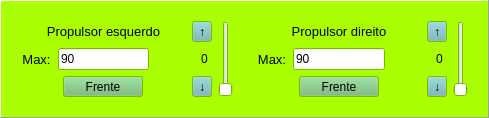
            <widget class="QFrame" name="frame">
             <property name="sizePolicy">
              <sizepolicy hsizetype="Minimum" vsizetype="Preferred">
               <horstretch>0</horstretch>
               <verstretch>4</verstretch>
              </sizepolicy>
             </property>
             <property name="palette">
              <palette>
               <active>
                <colorrole role="Button">
                 <brush brushstyle="SolidPattern">
                  <color alpha="255">
                   <red>109</red>
                   <green>180</green>
                   <blue>180</blue>
                  </color>
                 </brush>
                </colorrole>
                <colorrole role="Base">
                 <brush brushstyle="SolidPattern">
                  <color alpha="255">
                   <red>255</red>
                   <green>255</green>
                   <blue>255</blue>
                  </color>
                 </brush>
                </colorrole>
                <colorrole role="Window">
                 <brush brushstyle="SolidPattern">
                  <color alpha="255">
                   <red>170</red>
                   <green>255</green>
                   <blue>0</blue>
                  </color>
                 </brush>
                </colorrole>
               </active>
               <inactive>
                <colorrole role="Button">
                 <brush brushstyle="SolidPattern">
                  <color alpha="255">
                   <red>109</red>
                   <green>180</green>
                   <blue>180</blue>
                  </color>
                 </brush>
                </colorrole>
                <colorrole role="Base">
                 <brush brushstyle="SolidPattern">
                  <color alpha="255">
                   <red>255</red>
                   <green>255</green>
                   <blue>255</blue>
                  </color>
                 </brush>
                </colorrole>
                <colorrole role="Window">
                 <brush brushstyle="SolidPattern">
                  <color alpha="255">
                   <red>170</red>
                   <green>255</green>
                   <blue>0</blue>
                  </color>
                 </brush>
                </colorrole>
               </inactive>
               <disabled>
                <colorrole role="Button">
                 <brush brushstyle="SolidPattern">
                  <color alpha="255">
                   <red>109</red>
                   <green>180</green>
                   <blue>180</blue>
                  </color>
                 </brush>
                </colorrole>
                <colorrole role="Base">
                 <brush brushstyle="SolidPattern">
                  <color alpha="255">
                   <red>170</red>
                   <green>255</green>
                   <blue>0</blue>
                  </color>
                 </brush>
                </colorrole>
                <colorrole role="Window">
                 <brush brushstyle="SolidPattern">
                  <color alpha="255">
                   <red>170</red>
                   <green>255</green>
                   <blue>0</blue>
                  </color>
                 </brush>
                </colorrole>
               </disabled>
              </palette>
             </property>
             <property name="frameShape">
              <enum>QFrame::Panel</enum>
             </property>
             <property name="frameShadow">
              <enum>QFrame::Raised</enum>
             </property>
             <layout class="QHBoxLayout" name="horizontalLayout">
              <item>
               <widget class="QFrame" name="frame_3">
                <property name="sizePolicy">
                 <sizepolicy hsizetype="Preferred" vsizetype="Preferred">
                  <horstretch>1</horstretch>
                  <verstretch>0</verstretch>
                 </sizepolicy>
                </property>
                <property name="frameShape">
                 <enum>QFrame::NoFrame</enum>
                </property>
                <property name="frameShadow">
                 <enum>QFrame::Raised</enum>
                </property>
                <layout class="QGridLayout" name="gridLayout_2">
                 <item row="0" column="5" alignment="Qt::AlignRight">
                  <widget class="QToolButton" name="up_esq">
                   <property name="sizePolicy">
                    <sizepolicy hsizetype="Fixed" vsizetype="Fixed">
                     <horstretch>2</horstretch>
                     <verstretch>0</verstretch>
                    </sizepolicy>
                   </property>
                   <property name="text">
                    <string>↑</string>
                   </property>
                   <property name="autoRepeat">
                    <bool>true</bool>
                   </property>
                  </widget>
                 </item>
                 <item row="2" column="5" alignment="Qt::AlignRight">
                  <widget class="QToolButton" name="down_esq">
                   <property name="sizePolicy">
                    <sizepolicy hsizetype="Fixed" vsizetype="Fixed">
                     <horstretch>2</horstretch>
                     <verstretch>0</verstretch>
                    </sizepolicy>
                   </property>
                   <property name="text">
                    <string>↓</string>
                   </property>
                   <property name="autoRepeat">
                    <bool>true</bool>
                   </property>
                  </widget>
                 </item>
                 <item row="0" column="6" rowspan="3">
                  <widget class="QSlider" name="slider_esq">
                   <property name="palette">
                    <palette>
                     <active>
                      <colorrole role="Button">
                       <brush brushstyle="SolidPattern">
                        <color alpha="255">
                         <red>255</red>
                         <green>255</green>
                         <blue>255</blue>
                        </color>
                       </brush>
                      </colorrole>
                      <colorrole role="Highlight">
                       <brush brushstyle="SolidPattern">
                        <color alpha="255">
                         <red>198</red>
                         <green>62</green>
                         <blue>62</blue>
                        </color>
                       </brush>
                      </colorrole>
                     </active>
                     <inactive>
                      <colorrole role="Button">
                       <brush brushstyle="SolidPattern">
                        <color alpha="255">
                         <red>255</red>
                         <green>255</green>
                         <blue>255</blue>
                        </color>
                       </brush>
                      </colorrole>
                      <colorrole role="Highlight">
                       <brush brushstyle="SolidPattern">
                        <color alpha="255">
                         <red>198</red>
                         <green>62</green>
                         <blue>62</blue>
                        </color>
                       </brush>
                      </colorrole>
                     </inactive>
                     <disabled>
                      <colorrole role="Button">
                       <brush brushstyle="SolidPattern">
                        <color alpha="255">
                         <red>255</red>
                         <green>255</green>
                         <blue>255</blue>
                        </color>
                       </brush>
                      </colorrole>
                      <colorrole role="Highlight">
                       <brush brushstyle="SolidPattern">
                        <color alpha="255">
                         <red>145</red>
                         <green>141</green>
                         <blue>126</blue>
                        </color>
                       </brush>
                      </colorrole>
                     </disabled>
                    </palette>
                   </property>
                   <property name="maximum">
                    <number>90</number>
                   </property>
                   <property name="orientation">
                    <enum>Qt::Vertical</enum>
                   </property>
                  </widget>
                 </item>
                 <item row="1" column="0">
                  <widget class="QLabel" name="label_12">
                   <property name="sizePolicy">
                    <sizepolicy hsizetype="Preferred" vsizetype="Preferred">
                     <horstretch>3</horstretch>
                     <verstretch>0</verstretch>
                    </sizepolicy>
                   </property>
                   <property name="font">
                    <font>
                     <pointsize>10</pointsize>
                    </font>
                   </property>
                   <property name="text">
                    <string>Max:</string>
                   </property>
                   <property name="alignment">
                    <set>Qt::AlignCenter</set>
                   </property>
                   <property name="wordWrap">
                    <bool>true</bool>
                   </property>
                  </widget>
                 </item>
                 <item row="0" column="0" colspan="5">
                  <widget class="QLabel" name="label_9">
                   <property name="sizePolicy">
                    <sizepolicy hsizetype="Preferred" vsizetype="Preferred">
                     <horstretch>6</horstretch>
                     <verstretch>0</verstretch>
                    </sizepolicy>
                   </property>
                   <property name="font">
                    <font>
                     <pointsize>10</pointsize>
                    </font>
                   </property>
                   <property name="text">
                    <string>Propulsor esquerdo</string>
                   </property>
                   <property name="alignment">
                    <set>Qt::AlignCenter</set>
                   </property>
                   <property name="wordWrap">
                    <bool>true</bool>
                   </property>
                   <property name="buddy">
                    <cstring>campo_esq</cstring>
                   </property>
                  </widget>
                 </item>
                 <item row="2" column="0" colspan="5" alignment="Qt::AlignHCenter">
                  <widget class="QPushButton" name="bot_esq">
                   <property name="sizePolicy">
                    <sizepolicy hsizetype="Fixed" vsizetype="Ignored">
                     <horstretch>0</horstretch>
                     <verstretch>0</verstretch>
                    </sizepolicy>
                   </property>
                   <property name="palette">
                    <palette>
                     <active>
                      <colorrole role="Button">
                       <brush brushstyle="SolidPattern">
                        <color alpha="255">
                         <red>109</red>
                         <green>180</green>
                         <blue>109</blue>
                        </color>
                       </brush>
                      </colorrole>
                     </active>
                     <inactive>
                      <colorrole role="Button">
                       <brush brushstyle="SolidPattern">
                        <color alpha="255">
                         <red>109</red>
                         <green>180</green>
                         <blue>109</blue>
                        </color>
                       </brush>
                      </colorrole>
                     </inactive>
                     <disabled>
                      <colorrole role="Button">
                       <brush brushstyle="SolidPattern">
                        <color alpha="255">
                         <red>109</red>
                         <green>180</green>
                         <blue>109</blue>
                        </color>
                       </brush>
                      </colorrole>
                     </disabled>
                    </palette>
                   </property>
                   <property name="text">
                    <string>Frente</string>
                   </property>
                  </widget>
                 </item>
                 <item row="1" column="4" colspan="2">
                  <widget class="QLineEdit" name="campo_esq">
                   <property name="sizePolicy">
                    <sizepolicy hsizetype="Ignored" vsizetype="Fixed">
                     <horstretch>0</horstretch>
                     <verstretch>0</verstretch>
                    </sizepolicy>
                   </property>
                   <property name="palette">
                    <palette>
                     <active>
                      <colorrole role="Base">
                       <brush brushstyle="SolidPattern">
                        <color alpha="0">
                         <red>255</red>
                         <green>255</green>
                         <blue>255</blue>
                        </color>
                       </brush>
                      </colorrole>
                     </active>
                     <inactive>
                      <colorrole role="Base">
                       <brush brushstyle="SolidPattern">
                        <color alpha="0">
                         <red>255</red>
                         <green>255</green>
                         <blue>255</blue>
                        </color>
                       </brush>
                      </colorrole>
                     </inactive>
                     <disabled>
                      <colorrole role="Base">
                       <brush brushstyle="SolidPattern">
                        <color alpha="255">
                         <red>239</red>
                         <green>235</green>
                         <blue>231</blue>
                        </color>
                       </brush>
                      </colorrole>
                     </disabled>
                    </palette>
                   </property>
                   <property name="text">
                    <string>0</string>
                   </property>
                   <property name="frame">
                    <bool>false</bool>
                   </property>
                   <property name="alignment">
                    <set>Qt::AlignRight|Qt::AlignTrailing|Qt::AlignVCenter</set>
                   </property>
                   <property name="dragEnabled">
                    <bool>true</bool>
                   </property>
                   <property name="readOnly">
                    <bool>false</bool>
                   </property>
                  </widget>
                 </item>
                 <item row="1" column="1" colspan="3">
                  <widget class="QLineEdit" name="campo_max_esq">
                   <property name="sizePolicy">
                    <sizepolicy hsizetype="Expanding" vsizetype="Fixed">
                     <horstretch>1</horstretch>
                     <verstretch>0</verstretch>
                    </sizepolicy>
                   </property>
                   <property name="text">
                    <string>90</string>
                   </property>
                  </widget>
                 </item>
                </layout>
               </widget>
              </item>
              <item>
               <widget class="QFrame" name="frame_4">
                <property name="sizePolicy">
                 <sizepolicy hsizetype="Preferred" vsizetype="Preferred">
                  <horstretch>1</horstretch>
                  <verstretch>0</verstretch>
                 </sizepolicy>
                </property>
                <property name="frameShape">
                 <enum>QFrame::NoFrame</enum>
                </property>
                <property name="frameShadow">
                 <enum>QFrame::Raised</enum>
                </property>
                <layout class="QGridLayout" name="gridLayout_3">
                 <item row="0" column="5" alignment="Qt::AlignRight">
                  <widget class="QToolButton" name="up_dir">
                   <property name="sizePolicy">
                    <sizepolicy hsizetype="Fixed" vsizetype="Fixed">
                     <horstretch>2</horstretch>
                     <verstretch>0</verstretch>
                    </sizepolicy>
                   </property>
                   <property name="text">
                    <string>↑</string>
                   </property>
                   <property name="autoRepeat">
                    <bool>true</bool>
                   </property>
                  </widget>
                 </item>
                 <item row="2" column="5" alignment="Qt::AlignRight">
                  <widget class="QToolButton" name="down_dir">
                   <property name="sizePolicy">
                    <sizepolicy hsizetype="Fixed" vsizetype="Fixed">
                     <horstretch>2</horstretch>
                     <verstretch>0</verstretch>
                    </sizepolicy>
                   </property>
                   <property name="text">
                    <string>↓</string>
                   </property>
                   <property name="autoRepeat">
                    <bool>true</bool>
                   </property>
                  </widget>
                 </item>
                 <item row="0" column="6" rowspan="3">
                  <widget class="QSlider" name="slider_dir">
                   <property name="palette">
                    <palette>
                     <active>
                      <colorrole role="Button">
                       <brush brushstyle="SolidPattern">
                        <color alpha="255">
                         <red>255</red>
                         <green>255</green>
                         <blue>255</blue>
                        </color>
                       </brush>
                      </colorrole>
                      <colorrole role="Highlight">
                       <brush brushstyle="SolidPattern">
                        <color alpha="255">
                         <red>198</red>
                         <green>62</green>
                         <blue>62</blue>
                        </color>
                       </brush>
                      </colorrole>
                     </active>
                     <inactive>
                      <colorrole role="Button">
                       <brush brushstyle="SolidPattern">
                        <color alpha="255">
                         <red>255</red>
                         <green>255</green>
                         <blue>255</blue>
                        </color>
                       </brush>
                      </colorrole>
                      <colorrole role="Highlight">
                       <brush brushstyle="SolidPattern">
                        <color alpha="255">
                         <red>198</red>
                         <green>62</green>
                         <blue>62</blue>
                        </color>
                       </brush>
                      </colorrole>
                     </inactive>
                     <disabled>
                      <colorrole role="Button">
                       <brush brushstyle="SolidPattern">
                        <color alpha="255">
                         <red>255</red>
                         <green>255</green>
                         <blue>255</blue>
                        </color>
                       </brush>
                      </colorrole>
                      <colorrole role="Highlight">
                       <brush brushstyle="SolidPattern">
                        <color alpha="255">
                         <red>145</red>
                         <green>141</green>
                         <blue>126</blue>
                        </color>
                       </brush>
                      </colorrole>
                     </disabled>
                    </palette>
                   </property>
                   <property name="maximum">
                    <number>90</number>
                   </property>
                   <property name="orientation">
                    <enum>Qt::Vertical</enum>
                   </property>
                  </widget>
                 </item>
                 <item row="1" column="0">
                  <widget class="QLabel" name="label_14">
                   <property name="sizePolicy">
                    <sizepolicy hsizetype="Preferred" vsizetype="Preferred">
                     <horstretch>3</horstretch>
                     <verstretch>0</verstretch>
                    </sizepolicy>
                   </property>
                   <property name="font">
                    <font>
                     <pointsize>10</pointsize>
                    </font>
                   </property>
                   <property name="text">
                    <string>Max:</string>
                   </property>
                   <property name="alignment">
                    <set>Qt::AlignCenter</set>
                   </property>
                   <property name="wordWrap">
                    <bool>true</bool>
                   </property>
                  </widget>
                 </item>
                 <item row="0" column="0" colspan="5">
                  <widget class="QLabel" name="label_15">
                   <property name="sizePolicy">
                    <sizepolicy hsizetype="Preferred" vsizetype="Preferred">
                     <horstretch>6</horstretch>
                     <verstretch>0</verstretch>
                    </sizepolicy>
                   </property>
                   <property name="font">
                    <font>
                     <pointsize>10</pointsize>
                    </font>
                   </property>
                   <property name="text">
                    <string>Propulsor direito</string>
                   </property>
                   <property name="alignment">
                    <set>Qt::AlignCenter</set>
                   </property>
                   <property name="wordWrap">
                    <bool>true</bool>
                   </property>
                   <property name="buddy">
                    <cstring>campo_dir</cstring>
                   </property>
                  </widget>
                 </item>
                 <item row="2" column="0" colspan="5" alignment="Qt::AlignHCenter">
                  <widget class="QPushButton" name="bot_dir">
                   <property name="sizePolicy">
                    <sizepolicy hsizetype="Fixed" vsizetype="Ignored">
                     <horstretch>0</horstretch>
                     <verstretch>0</verstretch>
                    </sizepolicy>
                   </property>
                   <property name="palette">
                    <palette>
                     <active>
                      <colorrole role="Button">
                       <brush brushstyle="SolidPattern">
                        <color alpha="255">
                         <red>109</red>
                         <green>180</green>
                         <blue>109</blue>
                        </color>
                       </brush>
                      </colorrole>
                     </active>
                     <inactive>
                      <colorrole role="Button">
                       <brush brushstyle="SolidPattern">
                        <color alpha="255">
                         <red>109</red>
                         <green>180</green>
                         <blue>109</blue>
                        </color>
                       </brush>
                      </colorrole>
                     </inactive>
                     <disabled>
                      <colorrole role="Button">
                       <brush brushstyle="SolidPattern">
                        <color alpha="255">
                         <red>109</red>
                         <green>180</green>
                         <blue>109</blue>
                        </color>
                       </brush>
                      </colorrole>
                     </disabled>
                    </palette>
                   </property>
                   <property name="text">
                    <string>Frente</string>
                   </property>
                  </widget>
                 </item>
                 <item row="1" column="1" colspan="3">
                  <widget class="QLineEdit" name="campo_max_dir">
                   <property name="sizePolicy">
                    <sizepolicy hsizetype="Expanding" vsizetype="Fixed">
                     <horstretch>1</horstretch>
                     <verstretch>0</verstretch>
                    </sizepolicy>
                   </property>
                   <property name="text">
                    <string>90</string>
                   </property>
                  </widget>
                 </item>
                 <item row="1" column="4" colspan="2">
                  <widget class="QLineEdit" name="campo_dir">
                   <property name="sizePolicy">
                    <sizepolicy hsizetype="Ignored" vsizetype="Fixed">
                     <horstretch>0</horstretch>
                     <verstretch>0</verstretch>
                    </sizepolicy>
                   </property>
                   <property name="palette">
                    <palette>
                     <active>
                      <colorrole role="Base">
                       <brush brushstyle="SolidPattern">
                        <color alpha="0">
                         <red>255</red>
                         <green>255</green>
                         <blue>255</blue>
                        </color>
                       </brush>
                      </colorrole>
                     </active>
                     <inactive>
                      <colorrole role="Base">
                       <brush brushstyle="SolidPattern">
                        <color alpha="0">
                         <red>255</red>
                         <green>255</green>
                         <blue>255</blue>
                        </color>
                       </brush>
                      </colorrole>
                     </inactive>
                     <disabled>
                      <colorrole role="Base">
                       <brush brushstyle="SolidPattern">
                        <color alpha="255">
                         <red>239</red>
                         <green>235</green>
                         <blue>231</blue>
                        </color>
                       </brush>
                      </colorrole>
                     </disabled>
                    </palette>
                   </property>
                   <property name="text">
                    <string>0</string>
                   </property>
                   <property name="frame">
                    <bool>false</bool>
                   </property>
                   <property name="alignment">
                    <set>Qt::AlignRight|Qt::AlignTrailing|Qt::AlignVCenter</set>
                   </property>
                   <property name="dragEnabled">
                    <bool>true</bool>
                   </property>
                   <property name="readOnly">
                    <bool>false</bool>
                   </property>
                  </widget>
                 </item>
                </layout>
               </widget>
              </item>
             </layout>
            </widget>
